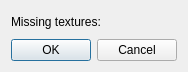
<?xml version="1.0" encoding="UTF-8"?>
<ui version="4.0">
 <class>DialogFindTextures</class>
 <widget class="QDialog" name="DialogFindTextures">
  <property name="geometry">
   <rect>
    <x>0</x>
    <y>0</y>
    <width>184</width>
    <height>72</height>
   </rect>
  </property>
  <property name="windowTitle">
   <string>Dialog</string>
  </property>
  <layout class="QVBoxLayout" name="verticalLayout">
   <item>
    <layout class="QVBoxLayout" name="fileSelectLayout">
     <item>
      <widget class="QLabel" name="label">
       <property name="text">
        <string>Missing textures:</string>
       </property>
      </widget>
     </item>
    </layout>
   </item>
   <item>
    <widget class="QDialogButtonBox" name="buttonBox">
     <property name="orientation">
      <enum>Qt::Horizontal</enum>
     </property>
     <property name="standardButtons">
      <set>QDialogButtonBox::Cancel|QDialogButtonBox::Ok</set>
     </property>
    </widget>
   </item>
  </layout>
 </widget>
 <resources/>
 <connections>
  <connection>
   <sender>buttonBox</sender>
   <signal>accepted()</signal>
   <receiver>DialogFindTextures</receiver>
   <slot>accept()</slot>
   <hints>
    <hint type="sourcelabel">
     <x>248</x>
     <y>254</y>
    </hint>
    <hint type="destinationlabel">
     <x>157</x>
     <y>274</y>
    </hint>
   </hints>
  </connection>
  <connection>
   <sender>buttonBox</sender>
   <signal>rejected()</signal>
   <receiver>DialogFindTextures</receiver>
   <slot>reject()</slot>
   <hints>
    <hint type="sourcelabel">
     <x>316</x>
     <y>260</y>
    </hint>
    <hint type="destinationlabel">
     <x>286</x>
     <y>274</y>
    </hint>
   </hints>
  </connection>
 </connections>
</ui>
